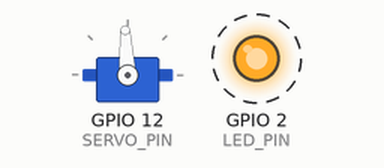
The sketch below on a simulated ESP32. Shown: servo, output pins drawn as LEDs (lit = HIGH). Dashed ring = blinking. Servo pulses on a pin are drawn as a servo (544–2400 µs = 0–180°); what the sketch prints to the serial monitor is not drawn.

Above: at 3.1 s.
Timing chart, 0 to 5.5 s (numbered marks = the images above):
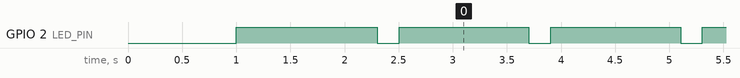

Measured:
- by itself, GPIO 2 (LED_PIN): alternates HIGH for 1.2 s and LOW for 0.20 s

The sketch:

debug_boot.ino
```cpp
/**
 * Debug boot — finds exactly where WROVER-E crashes
 * Prints a checkpoint before each operation
 * Watch serial to see the last checkpoint before reset
 */
#include <Arduino.h>
#include <WiFi.h>

#define SERVO_PIN  12
#define LED_PIN     2
#define SERVO_FREQ  50
#define SERVO_BITS  16

void setup() {
    Serial.begin(115200);
    delay(1000);   // give serial time to connect
    Serial.println("\n\n=== DEBUG BOOT ===");

    Serial.println("[1] pinMode LED");
    pinMode(LED_PIN, OUTPUT);
    digitalWrite(LED_PIN, HIGH);
    delay(100);

    Serial.println("[2] ledcAttach servo");
    ledcAttach(SERVO_PIN, SERVO_FREQ, SERVO_BITS);
    delay(100);

    Serial.println("[3] ledcWrite 1500us (stop)");
    uint32_t duty = (uint32_t)1500 * 65535UL / 20000UL;
    ledcWrite(SERVO_PIN, duty);
    delay(100);

    Serial.println("[4] WiFi.mode AP");
    WiFi.mode(WIFI_AP);
    delay(500);

    Serial.println("[5] WiFi.softAP");
    bool ok = WiFi.softAP("SmartLauncher", "");
    Serial.printf("[5] softAP result: %s\n", ok ? "OK" : "FAILED");
    delay(500);

    Serial.printf("[6] IP: %s\n", WiFi.softAPIP().toString().c_str());

    Serial.println("[7] All done — loop starting");
    Serial.println("If you see this, setup completed successfully");
}

void loop() {
    digitalWrite(LED_PIN, LOW);  delay(200);
    digitalWrite(LED_PIN, HIGH); delay(200);
    Serial.println("[LOOP] alive");
    delay(1000);
}
```
